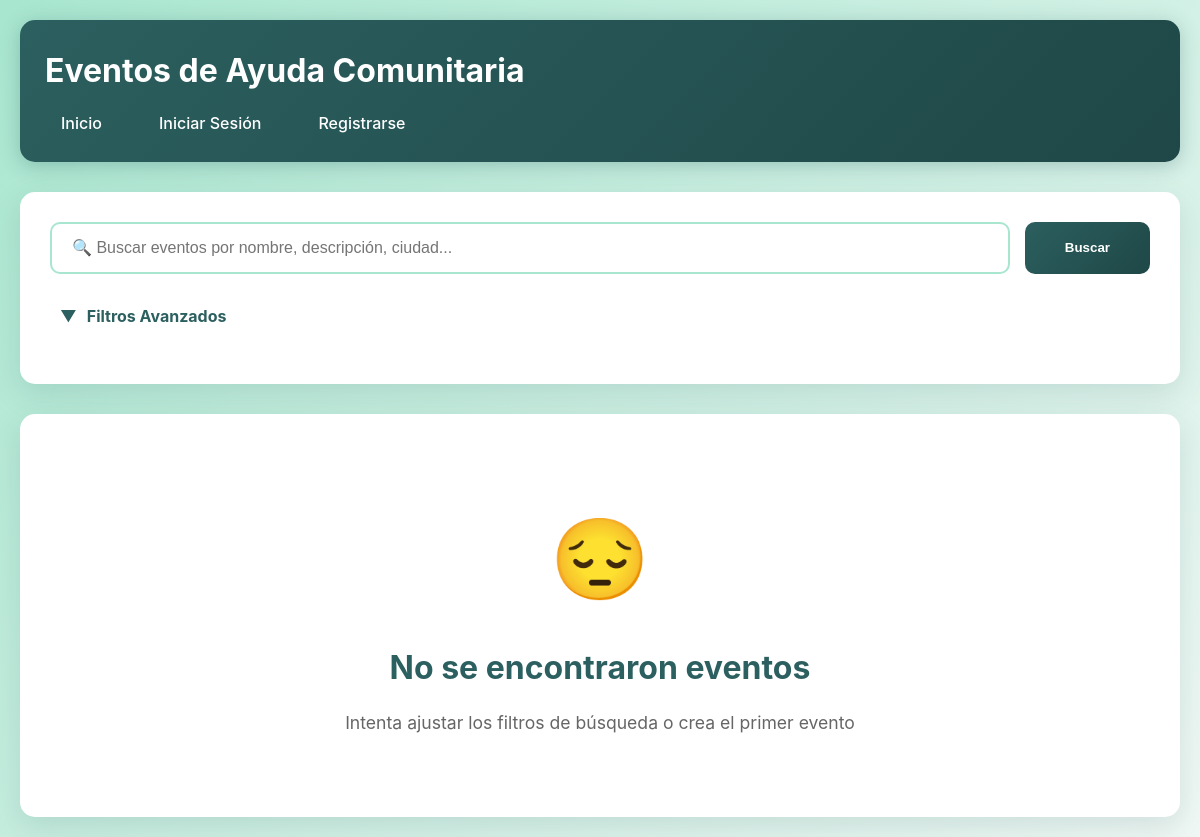
The app's page /eventos/, older data.
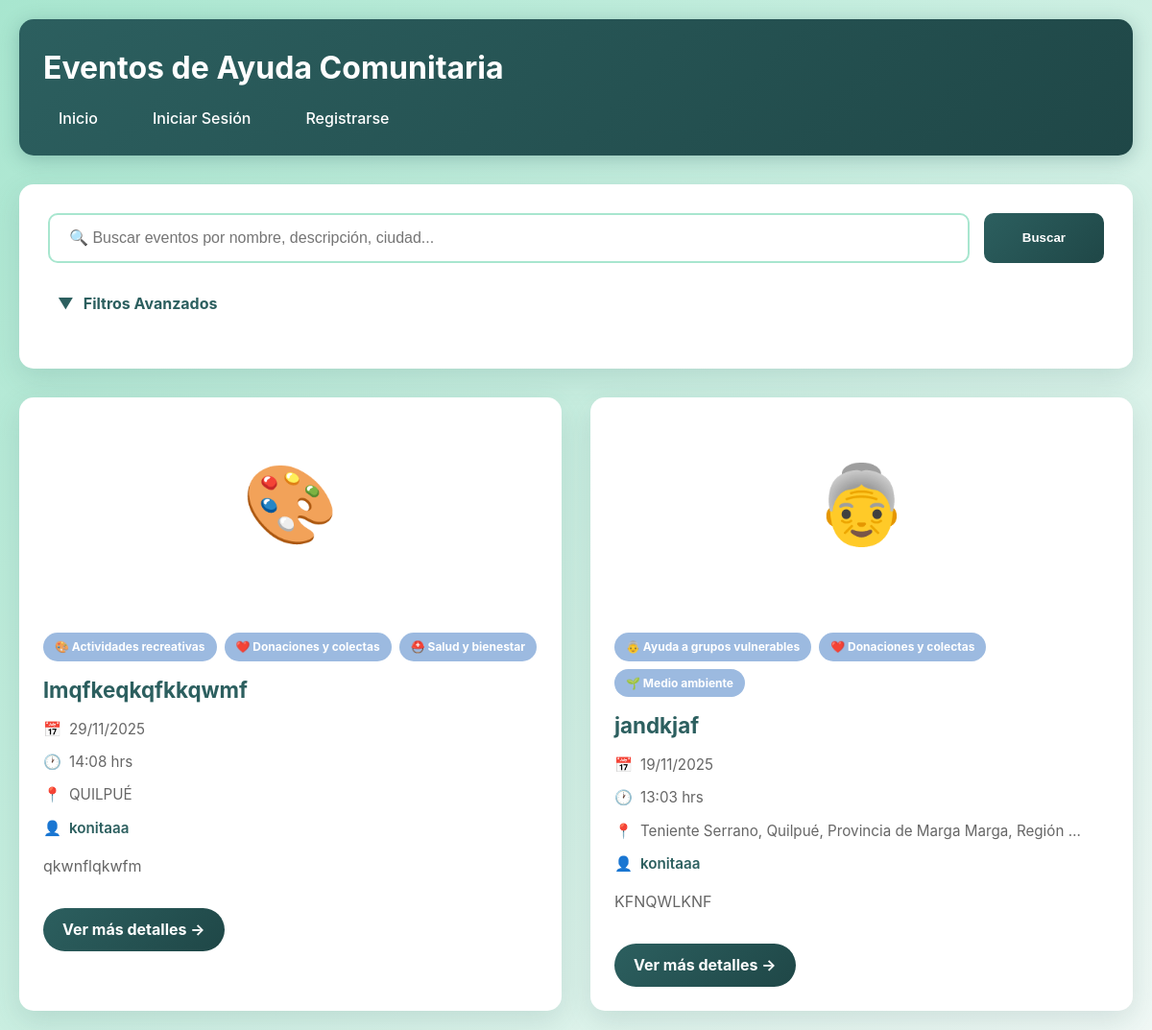
The same page, newer data.
### Humanet/models.py (models this page shows, shortened)
class Evento(models.Model):
    REGIONES = [
        ('tarapaca', 'Tarapacá'),
        ('antofagasta', 'Antofagasta'),
        ('atacama', 'Atacama'),
        ('coquimbo', 'Coquimbo'),
        ('valparaiso', 'Valparaíso'),
        ('ohiggins', "O'Higgins"),
        ('maule', 'Maule'),
        ('nuble', 'Ñuble'),
        ('biobio', 'Biobío'),
        ('araucania', 'La Araucanía'),
        ('los_rios', 'Los Ríos'),
        ('los_lagos', 'Los Lagos'),
        ('aysen', 'Aysén'),
        ('magallanes', 'Magallanes'),
        ('metropolitana', 'Metropolitana'),
        ('arica', 'Arica y Parinacota'),
    ]
    creador = models.ForeignKey(User, on_delete=models.CASCADE, related_name='eventos')
    nombre = models.CharField(max_length=200)
    imagen = models.ImageField(upload_to='eventos/', blank=True, null=True)  # NUEVO
    fecha = models.DateField()
    hora = models.TimeField()
    ubicacion = models.CharField(max_length=300)
    ciudad = models.CharField(max_length=100, blank=True, null=True)  # NUEVO
    region = models.CharField(max_length=50, choices=REGIONES, blank=True, null=True)  # NUEVO
    latitud = models.DecimalField(max_digits=9, decimal_places=6, null=True, blank=True)
    longitud = models.DecimalField(max_digits=9, decimal_places=6, null=True, blank=True)
    descripcion = models.TextField()
    detalles = models.TextField(blank=True, null=True)
    fecha_creacion = models.DateTimeField(auto_now_add=True)
    categorias = models.ManyToManyField(Categoria, related_name='eventos')
    class Meta:
        ordering = ['-fecha_creacion']
        verbose_name = 'Evento'
        verbose_name_plural = 'Eventos'

class Categoria(models.Model):
    nombre = models.CharField(max_length=100, unique=True)
    icono = models.CharField(max_length=10, default='📌')
    descripcion = models.TextField(blank=True)
    color = models.CharField(max_length=7, default='#667eea')
    class Meta:
        verbose_name = 'Categoría'
        verbose_name_plural = 'Categorías'
        ordering = ['nombre']

### Humanet/views.py (the view, shortened to what this page needs)
# urls.py: path('eventos/', views.lista_eventos, name='lista_eventos'),
def lista_eventos(request):
    eventos = Evento.objects.all()
    busqueda = request.GET.get('busqueda', '')
    categorias_filtro = request.GET.getlist('categorias')
    if categorias_filtro:
        eventos = eventos.filter(categorias__id__in=categorias_filtro).distinct()
    region_filtro = request.GET.get('region', '')
    if region_filtro:
        eventos = eventos.filter(region=region_filtro)
    fecha_desde = request.GET.get('fecha_desde', '')
    fecha_hasta = request.GET.get('fecha_hasta', '')
    if fecha_desde:
        eventos = eventos.filter(fecha__gte=fecha_desde)
    if fecha_hasta:
        eventos = eventos.filter(fecha__lte=fecha_hasta)
    if request.user.is_authenticated:
        try:
            perfil = request.user.perfilusuario
            if perfil.preferencias.exists():
                eventos = eventos.annotate(
                    coincidencias=Count('categorias', filter=Q(categorias__in=perfil.preferencias.all()))
                ).order_by('-coincidencias', '-fecha_creacion')
            else:
                eventos = eventos.order_by('-fecha_creacion')
        except PerfilUsuario.DoesNotExist:
            eventos = eventos.order_by('-fecha_creacion')
    else:
        eventos = eventos.order_by('-fecha_creacion')
    todas_categorias = Categoria.objects.all()
    regiones = Evento.REGIONES
    context = {
        'eventos': eventos,
        'todas_categorias': todas_categorias,
        'regiones': regiones,
        'busqueda': busqueda,
        'categorias_filtro': categorias_filtro,
        'region_filtro': region_filtro,
        'fecha_desde': fecha_desde,
        'fecha_hasta': fecha_hasta,
    }
    return render(request, 'Humanet/lista_eventos.html', context)

### Humanet/templates/Humanet/lista_eventos.html (shortened to what this page needs)
<!DOCTYPE html>
<html lang="es">
<head>
</head>
<body>
    <header>
        <h1> Eventos de Ayuda Comunitaria</h1>
        <nav>
            <ul>
                <li><a href="/">Inicio</a></li>
                {% if user.is_authenticated %}
                    <li><a href="{% url 'perfil' %}">Mi Perfil</a></li>
                    <li><a href="{% url 'logout' %}">Cerrar Sesión</a></li>
                {% else %}
                    <li><a href="{% url 'login' %}">Iniciar Sesión</a></li>
                    <li><a href="{% url 'registro' %}">Registrarse</a></li>
                {% endif %}
            </ul>
        </nav>
    </header>
    <main>
        <div class="search-filter-container">
            <form method="get" id="filterForm">
                <div class="search-box">
                    <input type="text" name="busqueda" placeholder="🔍 Buscar eventos por nombre, descripción, ciudad..." value="{{ busqueda }}">
                    <button type="submit">Buscar</button>
                </div>
                <div class="filter-toggle" onclick="toggleFilters()">
                    <span id="filterIcon">▼</span>
                    <span>Filtros Avanzados</span>
                </div>
            </form>
        </div>
        {% if eventos %}
        <div class="eventos-grid">
            {% for evento in eventos %}
            <div class="evento-card">
                {% if evento.imagen %}
                    <img src="{{ evento.imagen.url }}" alt="{{ evento.nombre }}" class="evento-imagen">
                {% else %}
                    <div class="evento-imagen-placeholder">
                        {{ evento.categorias.first.icono|default:"📅" }}
                    </div>
                {% endif %}
                <div class="evento-content">
                    <div class="evento-categorias">
                        {% for categoria in evento.categorias.all|slice:":3" %}
                        <span class="categoria-badge" style="background: {{ categoria.color }};">
                            {{ categoria.icono }} {{ categoria.nombre }}
                        </span>
                        {% endfor %}
                    </div>
                    <h3>{{ evento.nombre }}</h3>
                    <div class="evento-info">
                        <strong>📅</strong> {{ evento.fecha|date:"d/m/Y" }}
                    </div>
                    <div class="evento-info">
                        <strong>🕐</strong> {{ evento.hora|time:"H:i" }} hrs
                    </div>
                    {% if evento.ciudad %}
                    <div class="evento-info">
                        <strong>📍</strong> {{ evento.ciudad }}
                    </div>
                    {% else %}
                    <div class="evento-info">
                        <strong>📍</strong> {{ evento.ubicacion|truncatewords:8 }}
                    </div>
                    {% endif %}
                    <div class="evento-info">
                        <strong>👤</strong>
                        <a href="{% url 'perfil_publico' evento.creador.username %}">
                            {{ evento.creador.username }}
                        </a>
                    </div>
                    <p class="evento-descripcion">{{ evento.descripcion|truncatewords:20 }}</p>
                    <a href="{% url 'detalle_evento' evento.id %}" class="ver-mas">
                        Ver más detalles →
                    </a>
                </div>
            </div>
            {% endfor %}
        </div>
        {% else %}
        <div class="no-eventos">
            <div style="font-size: 5rem; margin-bottom: 20px;">😔</div>
            <h2>No se encontraron eventos</h2>
            <p>Intenta ajustar los filtros de búsqueda o crea el primer evento</p>
        </div>
        {% endif %}
    </main>
</body>
</html>

Row changes from the older to the newer data that the page shows:
added Evento: categorias.first.icono "🎨", nombre "lmqfkeqkqfkkqwmf", fecha "29/11/2025", hora "14:08", ciudad "QUILPUÉ", creador.username "konitaaa", descripcion "qkwnflqkwfm"
added Categoria: icono "🎨", nombre "Actividades recreativas", shown under "lmqfkeqkqfkkqwmf"
added Categoria: icono "❤️", nombre "Donaciones y colectas"
added Categoria: icono "⛑️", nombre "Salud y bienestar", shown under "lmqfkeqkqfkkqwmf"
added Evento: categorias.first.icono "👵", nombre "jandkjaf", fecha "19/11/2025", hora "13:03", ubicacion "Teniente Serrano, Quilpué, Provincia de Marga Marga, Región …", creador.username "konitaaa", descripcion "KFNQWLKNF"
added Categoria: icono "👵", nombre "Ayuda a grupos vulnerables", shown under "jandkjaf"
added Categoria: icono "🌱", nombre "Medio ambiente", shown under "jandkjaf"
Text that changed along with them:
text no longer shown: "😔 No se encontraron eventos Intenta ajustar los filtros de búsqueda o crea el primer evento"
